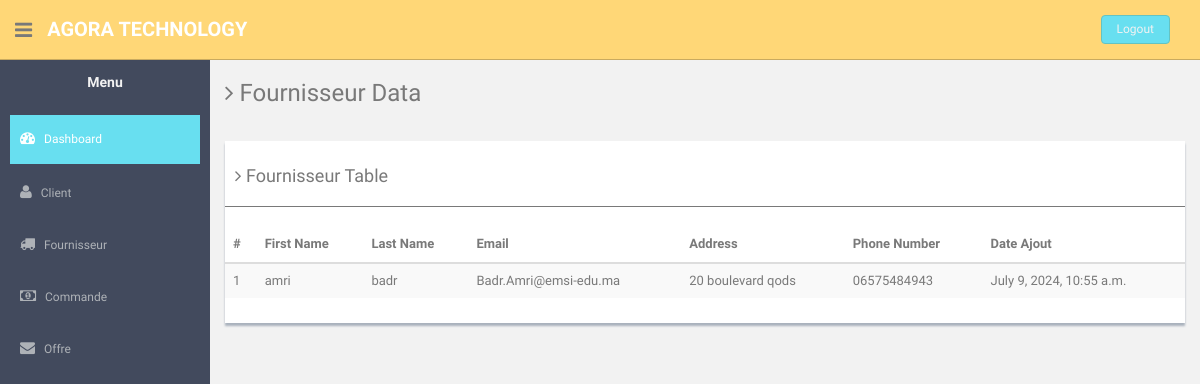
The app's page /app/fournisseur/ (signed in) with its own data.
### GcomApp/models.py (models this page shows, shortened)
class Fournisseur(models.Model):
    nom = models.CharField(max_length=100)
    prenom = models.CharField(max_length=100, null=True, blank=True)
    email = models.EmailField()
    adresse = models.CharField(max_length=200, null=True, blank=True)
    numero_telephone = models.CharField(max_length=15, null=True, blank=True)
    date_ajout = models.DateTimeField(default=timezone.now)
    commande = models.ManyToManyField(Command)  # ManyToManyField for multiple commandes

### GcomApp/views.py (the view)
# urls.py: path('fournisseur/', views.fournisseur_list, name='fournisseur_list'),
@login_required
def fournisseur_list(request):
    fournisseurs = Fournisseur.objects.all()
    return render(request, 'fournisseur.html', {'fournisseurs': fournisseurs})

### GcomApp/templates/fournisseur.html (shortened to what this page needs)
<!DOCTYPE html>
<html lang="en">
<head>
    {% load static %}
    <link href="{% static 'assets/css/bootstrap.css' %}" rel="stylesheet">
    <link href="{% static 'assets/font-awesome/css/font-awesome.css' %}" rel="stylesheet" />
    <link rel="stylesheet" type="text/css" href="{% static 'assets/css/zabuto_calendar.css' %}">
    <link rel="stylesheet" type="text/css" href="{% static 'assets/js/gritter/css/jquery.gritter.css' %}" />
    <link rel="stylesheet" type="text/css" href="{% static 'assets/lineicons/style.css' %}">
    <link href="{% static 'assets/css/style.css' %}" rel="stylesheet">
    <link href="{% static 'assets/css/style-responsive.css' %}" rel="stylesheet">
</head>
<body>
    <section id="container">
        <header class="header black-bg">
            <div class="sidebar-toggle-box">
                <div class="fa fa-bars tooltips" data-placement="right" data-original-title="Toggle Navigation"></div>
            </div>
            <a href="index.html" class="logo"><b>Agora Technology</b></a>
            <div class="top-menu">
                <ul class="nav pull-right top-menu">
                    <li><a class="logout" href="{% url 'logout' %}">Logout</a></li>
                </ul>
            </div>
        </header>
        <aside>
            <div id="sidebar" class="nav-collapse ">
                    <ul class="sidebar-menu" id="nav-accordion">
                        <h5 class="centered">Menu</h5>
                        <li class="mt">
                            <a class="active" href="{% url 'index' %}">
                                <i class="fa fa-dashboard"></i>
                                <span>Dashboard</span>
                            </a>
                        <li class="sub-menu">
                            <a href="javascript:;">
                                <i class="fa fa-user"></i>
                                <span>Client</span>
                            </a>
                        </li>
                        <li class="sub-menu">
                            <a href="javascript:;">
                                <i class="fa fa-truck"></i>
                                <span>Fournisseur</span>
                            </a>
                        </li>
                        <li class="sub-menu">
                            <a href="javascript:;">
                                <i class="fa fa-money"></i>
                                <span>Commande</span>
                            </a>
                        </li>
                        <li class="sub-menu">
                            <a href="javascript:;">
                                <i class="fa fa-envelope"></i>
                                <span>Offre</span>
                            </a>
                        </li>
                    </ul>
            </div>
        </aside>
        <section id="main-content">
            <section class="wrapper">
                <h3><i class="fa fa-angle-right"></i> Fournisseur Data</h3>
                <div class="row">
                    <div class="col-md-12 mt">
                        <div class="content-panel">
                            <table class="table table-striped">
                                <h4><i class="fa fa-angle-right"></i> Fournisseur Table</h4>
                                <hr>
                                <thead>
                                    <tr>
                                        <th>#</th>
                                        <th>First Name</th>
                                        <th>Last Name</th>
                                        <th>Email</th>
                                        <th>Address</th>
                                        <th>Phone Number</th>
                                        <th>Date Ajout</th>
                                    </tr>
                                </thead>
                                <tbody>
                                    {% for fournisseur in fournisseurs %}
                                    <tr>
                                        <td>{{ forloop.counter }}</td>
                                        <td>{{ fournisseur.nom }}</td>
                                        <td>{{ fournisseur.prenom }}</td>
                                        <td>{{ fournisseur.email }}</td>
                                        <td>{{ fournisseur.adresse }}</td>
                                        <td>{{ fournisseur.numero_telephone }}</td>
                                        <td>{{ fournisseur.date_ajout }}</td>
                                    </tr>
                                    {% endfor %}
                                </tbody>
                            </table>
                        </div>
                    </div>
                </div>
            </section>
        </section>
    </section>
</body>
</html>

### GcomApp/static/assets/css/style.css (style rules this page uses)
body { color: #797979; background: #f2f2f2; font-family: 'Ruda', sans-serif; padding: 0px !important; margin: 0px !important; font-size:13px; }
ul li { list-style: none; }
a, a:hover, a:focus { text-decoration: none; outline: none; }
#container { width: 100%; height: 100%; }
hr { margin-top: 20px; margin-bottom: 20px; border: 0; border-top: 1px solid #797979; }
.centered { text-align: center; }
.mt { margin-top: 25px; }
ul.top-menu > li > .logout { color: #f2f2f2; font-size: 12px; border-radius: 4px; -webkit-border-radius: 4px; border: 1px solid #64c3c2 !important; padding: 5px 15px; margin-right: 15px; background: #68dff0; margin-top: 15px; }
#sidebar { width: 210px; height: 100%; position: fixed; background: #424a5d; }
#sidebar h5 { color: #f2f2f2; font-weight: 700; }
#sidebar ul li { position: relative; }
ul.sidebar-menu , ul.sidebar-menu li ul.sub { margin: -2px 0 0; padding: 0; }
ul.sidebar-menu { margin-top: 75px; }
ul.sidebar-menu li { margin-bottom: 5px; margin-left:10px; margin-right:10px; }
ul.sidebar-menu li.sub-menu { line-height: 15px; }
ul.sidebar-menu li a span { display: inline-block; }
ul.sidebar-menu li a { color: #aeb2b7; text-decoration: none; display: block; padding: 15px 0 15px 10px; font-size: 12px; outline: none; -webkit-transition: all 0.3s ease; -moz-transition: all 0.3s ease; -o-transition: all 0.3s ease; -ms-transition: all 0.3s ease; transition: all 0.3s ease; }
ul.sidebar-menu li a.active, ul.sidebar-menu li a:hover, ul.sidebar-menu li a:focus { background: #68dff0; color: #fff; display: block; -webkit-transition: all 0.3s ease; -moz-transition: all 0.3s ease; -o-transition: all 0.3s ease; -ms-transition: all 0.3s ease; transition: all 0.3s ease; }
ul.sidebar-menu li a i { font-size: 15px; padding-right: 6px; }
ul.sidebar-menu li a.active i { color: #fff; }
#main-content { margin-left: 210px; }
.header, .footer { min-height: 60px; padding: 0 15px; }
.header { position: fixed; left: 0; right: 0; z-index: 1002; }
.black-bg { background: #ffd777; border-bottom: 1px solid #c9aa5f; }
.wrapper { display: inline-block; margin-top: 60px; padding-left: 15px; padding-right: 15px; padding-bottom: 15px; padding-top: 0px; width: 100%; }
a.logo { font-size: 20px; color: #ffffff; float: left; margin-top: 15px; text-transform: uppercase; }
a.logo b { font-weight: 900; }
#top_menu .nav > li, ul.top-menu > li { float: left; }
ul.top-menu > li > a { color: #666666; font-size: 16px; border-radius: 4px; -webkit-border-radius: 4px; border:1px solid #666666 !important; padding: 2px 6px; margin-right: 15px; }
.sidebar-toggle-box { float: left; padding-right: 15px; margin-top: 20px; }
.sidebar-toggle-box .fa-bars { cursor: pointer; display: inline-block; font-size: 20px; }
.content-panel { background: #ffffff; box-shadow: 0px 3px 2px #aab2bd; padding-top: 15px; padding-bottom: 5px; }
.content-panel h4 { margin-left: 10px; }

### records on screen
Fournisseur: nom "amri", prenom "badr", email "Badr.Amri@emsi-edu.ma", adresse "20 boulevard qods", numero_telephone "06575484943", date_ajout "July 9, 2024, 10:55 a.m."
